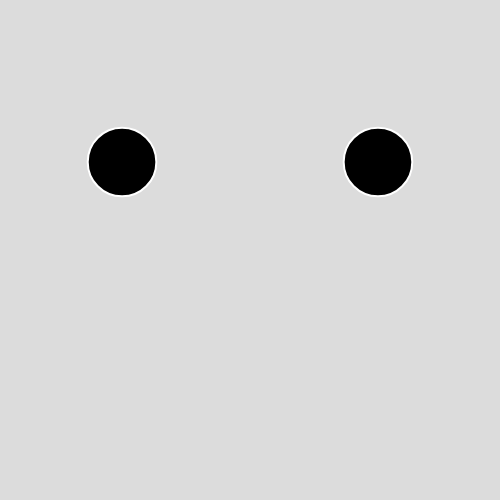
Frame 1 (no input)
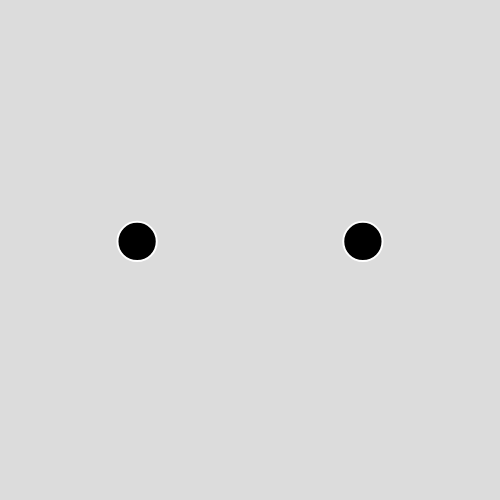
Frame 60 (no input)
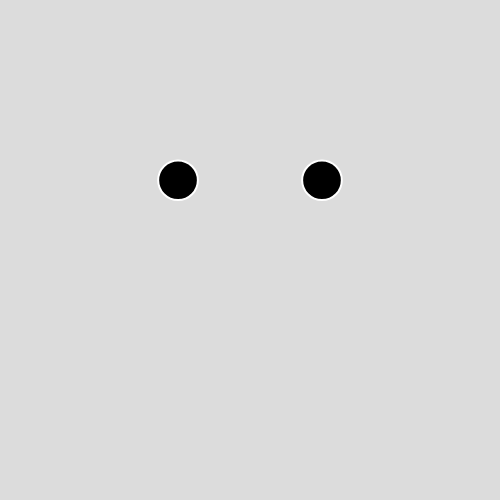
Frame 120 (the mouse pressed at the canvas centre since frame 60)

The p5.js sketch that drew these frames (run headless with seeded random() and noise() and a simulated clock; from frame 60 on, the mouse is pressed at the canvas centre):

// p5.js sketch
// ── sketch.js
// // perling noise efectos visuales, patrones de ruido
// // utiliza la función noise(x, y), toma cordenada en X y Y como entrada y devuelve un valor de ruido Perlin en ese punto

let xoff = 0; //variable para controlar la frecuencia horizontal del ruido
// variable de tiempo del noise

function setup() {
  createCanvas(500, 500);
}

function draw() {
  // map = mapea el valor del ruidp
  //calculo de la posicion horizontal
  let x = map(noise(xoff + 100), 0, 1, 0, width); //La función noise(xoff) genera un valor de ruido Perlin en función de la variable xoff. Luego, el valor se mapea a un valor dentro del rango de 0 a width (ancho del lienzo). Esto controla la posición horizontal del punto que se mueve en función del ruido.
  let y = map(noise(xoff + 500), 0, 1, 0, height); // se genera un valor de ruido Perlin utilizando xoff incrementado en una cantidad grande (1000000) para obtener un patrón diferente. El valor se mapea al rango de 0 a height (altura del lienzo), controlando así la posición vertical del punto.
  // let tamñ = random(20, 30);
  // console.log(x);
  let tamñ = map(noise(xoff), 0, 1, 5, 100);
  // de 5 a 50 el tamaño crece a la derecha y disminuye a la izquierda
  // let tamñ = noise(xoff), 0, 1, 5, 50;

  // print("ya");

  //map_recorrer un arreglo ARRAR

  fill(0);
  // noFill();
  stroke(255);
  // stroke(255, 20);
  strokeWeight(2);
  background(220);
  if (y > height / 2) {
    rectMode(CENTER);
    square(x, y, tamñ);
    square(height - x, y, tamñ); //height - x;: Aquí se calcula la posición reflejada horizontalmente del objeto original. Restar x (la posición original) de la altura del lienzo (height) significa que  estará en el lado opuesto del lienzo con respecto a la posición original. Esto crea un efecto de reflejo horizontal.
  } else {
    ellipse(x, y, tamñ, tamñ);
    ellipse(height - x, y, tamñ, tamñ);
  }

  //la posicion en y ya esta calculando con el noise, razon por la que se mueve de arriba a abajo
  //
  xoff += 0.01; //variable xoff se incrementa en cada fotograma, lo que hace que el patrón de ruido cambie con el tiempo
}

// let xoff = 0; // Variable para controlar la frecuencia horizontal del ruido
// let time = 0; // Variable de tiempo para controlar la posición del polígono

// function setup() {
//   createCanvas(500, 500);
// }

// function draw() {
//   fill(0);
//   stroke(255);
//   strokeWeight(2);

//   // Mapeo del valor del ruido
//   let x = map(noise(xoff), 0, 1, 0, width);
//   let y = map(noise(xoff + 1000000), 0, 1, 0, height);

//   // Calculamos la posición del polígono en función del tiempo
//   let polyX = x + cos(time) * 50;
//   let polyY = y + sin(time) * 50;

//   myPattern(polyX, polyY, 50, mouseY / 10);

//   xoff += 0.01;
//   time += 0.02; // Ajusta la velocidad del movimiento
// }

// function myPattern(x, y, d, amp) {
//   // Iniciamos un polígono con beginShape
//   beginShape();
//   vertex(x - d / 2 + random(-amp, amp), y - d / 2 + random(-amp, amp)); // Punto 0
//   vertex(x + d / 2 + random(-amp, amp), y - d / 2 + random(-amp, amp)); // Punto 1
//   vertex(x + d / 2 + random(-amp, amp), y + d / 2 + random(-amp, amp)); // Punto 2
//   vertex(x - d / 2 + random(-amp, amp), y + d / 2 + random(-amp, amp)); // Punto 3
//   endShape(CLOSE); // Cerramos el polígono para conectar los puntos
// }

// para el perlin noise es necesario una variable de tiempo
// la funcion map sirve para mapear un rago numerico y convertirlo en otro rango numerico
// function setup() {
//   createCanvas(windowWidth, windowHeight);
// }

// function draw() {
//   // let verde = map(mouseX, o, windowWidth, 0, 255); //el valor a usar en lugar de mouse x
//   // // vamos a mapear el valor en x

//   let posX = map()

//   stroke(255, verde, 0);
//   strokeWeight(4);
//   line(mouseX, 0, mouseX, windowHeight);
// }

// let xoff = 0; // Variable para controlar la frecuencia horizontal del ruido

// function setup() {
//   createCanvas(500, 500);
// }

// function draw() {
//   fill(0);
//   stroke(255);
//   strokeWeight(2);
//   background(220);

//   // Map = mapea el valor del ruido para la pelota 1
//   let x1 = map(noise(xoff), 0, 1, 0, width);
//   let y1 = map(noise(xoff + 100), 0, 1, 0, height);
//   let tamaño1 = map(noise(xoff), 0, 1, 5, 100);

//   // Dibuja la pelota 1
//   ellipse(x1, y1, tamaño1, tamaño1);

//   // // Map = mapea el valor del ruido para la pelota 2
//   // let x2 = map(noise(xoff + 200), 0, 1, 0, width);
//   // let y2 = map(noise(xoff + 300), 0, 1, 0, height);
//   // let tamaño2 = map(noise(xoff + 400), 0, 1, 5, 100);

//   // // Dibuja la pelota 2
//   // ellipse(x2, y2, tamaño2, tamaño2);

//   // Calcula la posición de la pelota 1 reflejada verticalmente
//   let y1Reflejado = height - y1;

//   // Dibuja la pelota 1 reflejada
//   ellipse(x1, y1Reflejado, tamaño1, tamaño1);

//   // // Calcula la posición de la pelota 2 reflejada verticalmente
//   // let y2Reflejado = height - y2;

//   // // Dibuja la pelota 2 reflejada
//   // ellipse(x2, y2Reflejado, tamaño2, tamaño2);

//   xoff += 0.01; // La variable xoff se incrementa en cada fotograma
// }
